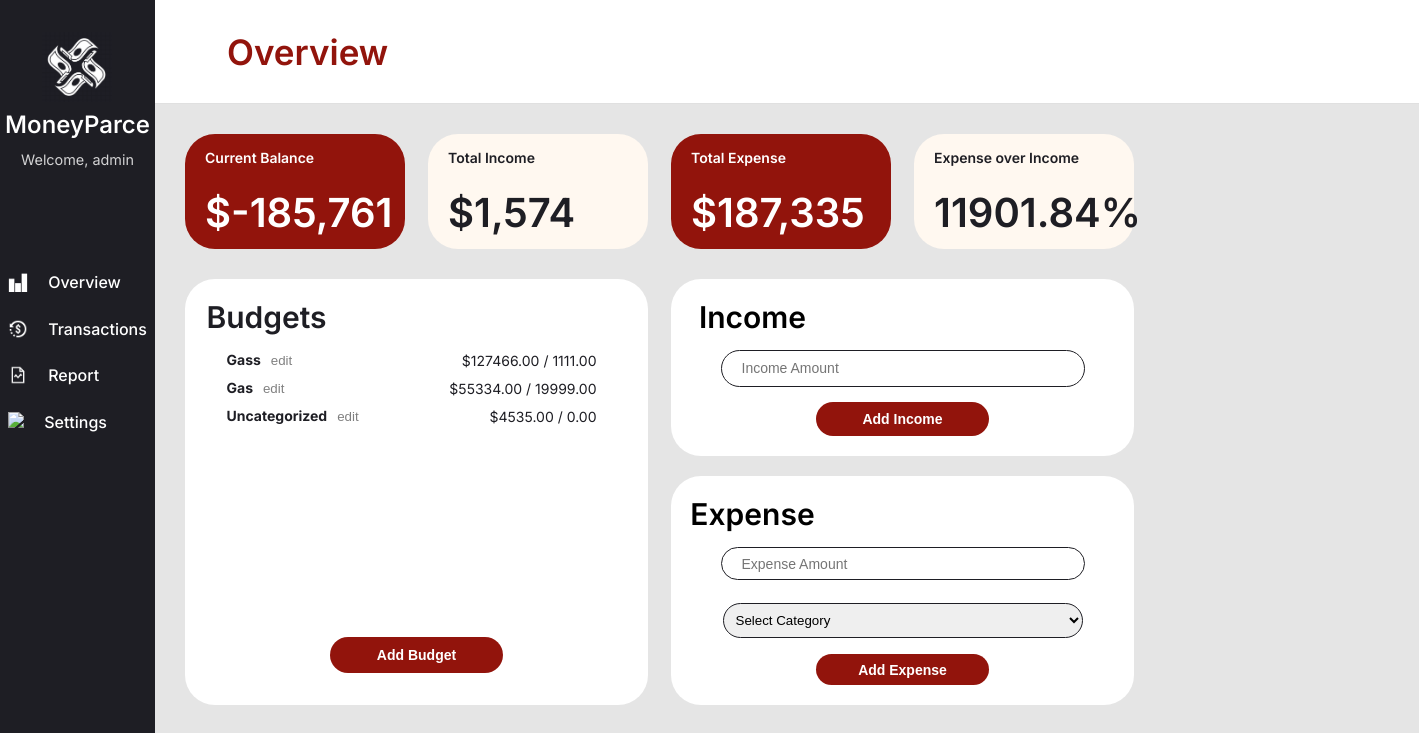
The app's page /dashboard/ (signed in), older data.
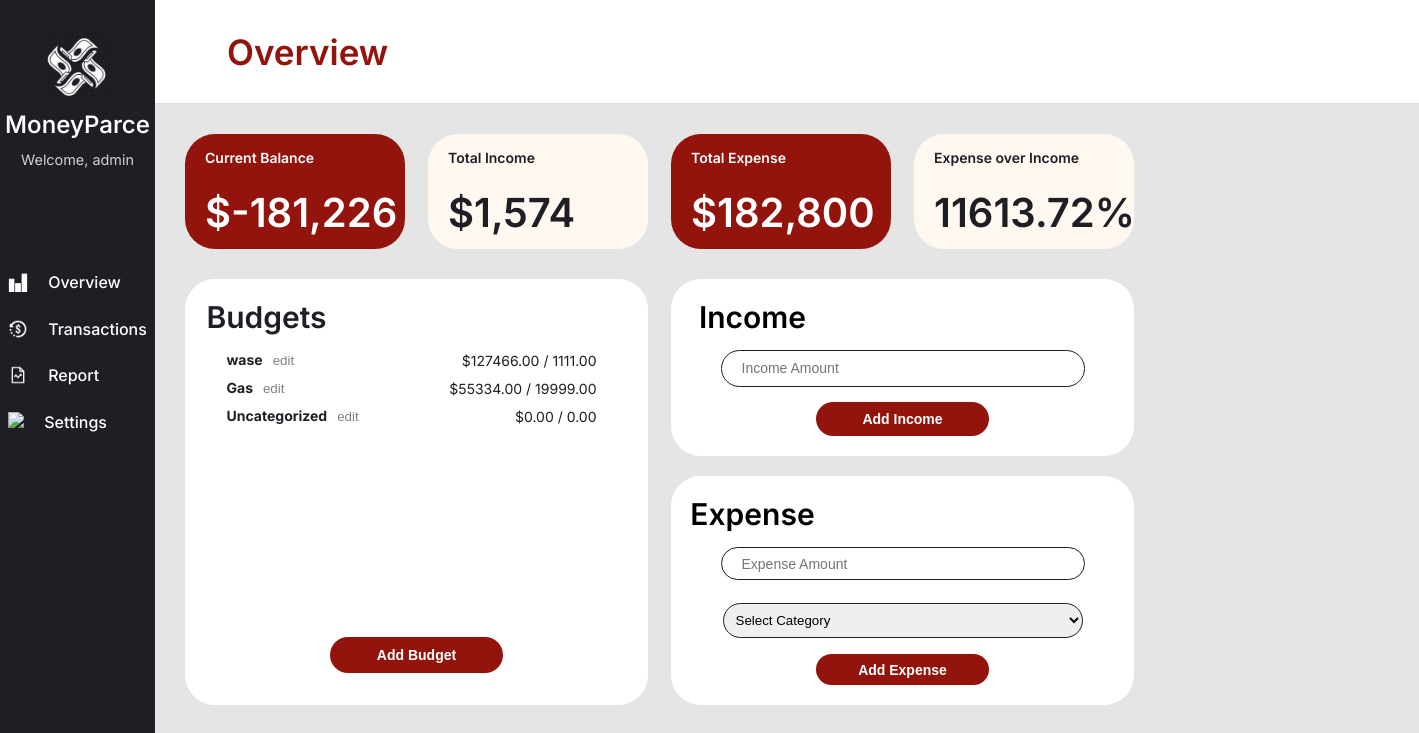
The same page, newer data.
### dashboard/models.py (models this page shows, shortened)
class Budget(models.Model):
    user         = models.ForeignKey(settings.AUTH_USER_MODEL,
                                     on_delete=models.CASCADE,
                                     null = True,
                                     related_name='budgets')
    name         = models.CharField(max_length=100)
    total_budget = models.DecimalField(max_digits=10, decimal_places=2)
    def expenses_total(self):
        return self.expenses.aggregate(total=Sum('amount'))['total'] or 0

### dashboard/views.py (the view, shortened to what this page needs)
# urls.py: path('', views.dashboard_view, name='dashboard'),
@login_required
def dashboard_view(request):
    incomes = Income.objects.filter(user=request.user)
    expenses = Expense.objects.filter(user=request.user)
    budgets = Budget.objects.filter(user=request.user).order_by('id')
    total_income_raw = sum(i.amount for i in incomes)
    total_expenses_raw = sum(e.amount for e in expenses)
    remaining_balance_raw = total_income_raw - total_expenses_raw
    total_income = int(total_income_raw)
    total_expenses = int(total_expenses_raw)
    remaining_balance = int(remaining_balance_raw)
    total_income_fmt = intcomma(total_income)
    total_expenses_fmt = intcomma(total_expenses)
    remaining_balance_fmt = intcomma(remaining_balance)
    if total_income_raw > 0:
        expense_over_income_raw = (total_expenses_raw / total_income_raw) * 100
    else:
        expense_over_income_raw = 0.00
    expense_over_income = f"{expense_over_income_raw:.2f}%"
    return render(request, 'dashboard/dashboard.html', {
        'total_income': total_income_fmt,
        'total_expenses': total_expenses_fmt,
        'remaining_balance': remaining_balance_fmt,
        'expense_over_income': expense_over_income,
        'budgets': budgets,
    })

### dashboard/templates/dashboard/dashboard.html (shortened to what this page needs)
{% extends 'base.html' %}
{% load static %}
{% block page_title %}
  Overview
{% endblock %}
{% block content %}
<div class="innerWrapper">
  <div class="totalContainer">
    <div class="totalRed">
      <div class="totalTitle">Current Balance</div>
      <div class="totalText">${{ remaining_balance }}</div>
    </div>
    <div class="totalBeige">
      <div class="totalTitle">Total Income</div>
      <div class="totalText">${{ total_income }}</div>
    </div>
    <div class="totalRed">
      <div class="totalTitle">Total Expense</div>
      <div class="totalText">${{ total_expenses }}</div>
    </div>
    <div class="totalBeige">
      <div class="totalTitle">Expense over Income</div>
      <div class="totalText">{{ expense_over_income }}</div>
    </div>
  </div>
  <div class="whiteBoxWrapper">
    <div class="whiteBox">
      <div class="whiteBoxTitle">Budgets</div>
      <ul class="budgetList">
        {% for budget in budgets %}
        <div class="budgetListDiv">
          <div>
            <strong>{{ budget.name }}</strong>
            <button class="smallLink"
                    onclick="editBudget('{{ budget.id }}',
                                        '{{ budget.name|escapejs }}',
                                        '{{ budget.total_budget }}')">
              edit
            </button>
          </div>
          <div>${{ budget.expenses_total|floatformat:2 }} / {{ budget.total_budget }}</div>
        </div>
        {% empty %}<div class="totalTitle">* No budgets yet.</div>{% endfor %}
      </ul>
      <button type="button" class="addBtn" onclick="toggleBudgetForm()">Add Budget</button>
    </div>
    <form method="POST">
      <div class="incomeBox">
        <div class="whiteBoxTitle">Income</div>
        <input class="inputBox" type="text" name="income_amount" placeholder="Income Amount">
        <button class="addBtn" type="submit" name="submit_income">Add Income</button>
      </div>
      <div class="expenseBox">
        <div class="whiteBoxTitle">Expense</div>
        <input class="inputBox" type="text" name="expense_amount" placeholder="Expense Amount">
        <select class="selectBox" name="expense_budget">
          <option value="">Select Category</option>
        </select>
        <button class="addBtn" type="submit" name="submit_expense">Add Expense</button>
      </div>
    </form>
  </div>
</div>
{% endblock content %}

### dashboard/templates/base.html (shortened to what this page needs)
<!DOCTYPE html>
<html>
{% load static %}
<head>
  <link rel="stylesheet"
        type="text/css"
        href="{% static 'css/style.css' %}" />
</head>
<body>
  <div class="sideBar">
    <div class="sideBarHeader">
      <img src="{% static 'img/logo.png' %}" style="height: 70px" />
      <div id="LogoName">MoneyParce</div>
      <p>Welcome, {% if user.is_authenticated %}{{ user.username }}{% else %}User{% endif %}</p>
    </div>
    <div class="navigator">
      <a class="sideBarText" href="{% url 'dashboard' %}">
        <div class="navDiv">
          <img src="{% static 'img/overview.png' %}" style="height: 20px; margin-right: 20px;" />
          <div class="sideBarText">Overview</div>
        </div>
      </a>
      <a class="sideBarText" href="{% url 'transactions_history' %}">
        <div class="navDiv">
          <img src="{% static 'img/tran.png' %}" style="height: 20px; margin-right: 20px;" />
          <div class="sideBarText">Transactions</div>
        </div>
      </a>
      <a class="sideBarText" href="{% url 'budget_summary' %}">
        <div class="navDiv">
          <img src="{% static 'img/report.png' %}" style="height: 20px; margin-right: 20px;" />
          <div class="sideBarText">Report</div>
        </div>
      </a>
      <a class="sideBarText" href="{% url 'settings' %}">
        <div class="navDiv">
          <img src="{% static 'img/settings.png' %}" style="height: 20px; margin-right: 20px;" />
          <div class="sideBarText">Settings</div>
        </div>
      </a>
        </div>
    </div>
    <div class="mainWrapper">
      <div class="header">
        <div class="pageTitle">{% block page_title %}{% endblock %}</div>
      </div>
        {% block content %} {% endblock content %}
    </div>
</body>
</html>

### dashboard/static/css/style.css (style rules this page uses)
body { font-family: "Inter", sans-serif; background-color: #e5e5e5; display: flex; flex-direction: row; margin:0; }
.sideBar { background-color: #1E1E24; display:flex; flex-direction: column; align-items: center; color: white; width: 250px; height:100vh; display: flex; }
.sideBarHeader { display: flex; flex-direction: column; align-items: center; justify-content: center; text-align: center; margin-top: 2rem; margin-bottom: 100px; }
.sideBarText { font-size: 16px; color: white; text-decoration: none; font-weight: 500; }
#LogoName { margin: 0.5rem 0; font-weight: 550; font-size: 1.5rem; }
.navigator { height: 160px; display:flex; flex-direction: column; justify-content: space-between; align-items: flex-start; }
.navDiv { display:flex; flex-direction: row; justify-content: center; align-items: flex-start; }
.header { background-color: white; height: 71px; width: 1200px; display: flex; flex-direction: row; align-items: center; }
.pageTitle { font-weight: 600; font-size: 35px; color:#92140C; margin-left: 40px; }
.sideBarHeader p { font-size: 0.9rem; opacity: 0.8; margin: 0.25rem 0; }
.innerWrapper { padding: 30px; }
.totalContainer { display: flex; flex-direction: row; align-items: center; justify-content: space-between; margin-bottom: 30px; width: 949px; }
.totalRed { width: 220px; height: 115px; border-radius: 30px; background-color: #92140C; color: white; font-weight: 600; display:flex; flex-direction: column; }
.totalBeige { width: 220px; height: 115px; border-radius: 30px; background-color: #FFF8F0; color: #1E1E24; font-weight: 600; display:flex; flex-direction: column; }
.totalTitle { margin-top: 15px; margin-bottom: 22px; padding-left: 20px; font-size: 14px; }
.totalText { padding-left: 20px; font-size: 40px; }
.whiteBoxWrapper { display:flex; flex-direction: row; justify-content: space-between; align-items: center; width: 949px; }
.whiteBox { background-color: white; color: #1E1E24; border-radius: 30px; width: 463px; height: 426px; display:flex; flex-direction: column; align-items: center; }
.whiteBoxTitle { font-size: 30px; font-weight: 600; margin-top: 20px; margin-right: 300px; }
.budgetList { height: 270px; width: 370px; margin-right: 50px; }
.budgetListDiv { font-size: 14px; margin-bottom: 10px; display:flex; flex-direction: row; justify-content: space-between; align-items: center; }
.addBtn { width: 173px; height: 36px; font-size:14px; font-weight:600; background-color: #92140C; color: white; border-radius: 30px; border: none; cursor: pointer; margin-bottom: 20px; }
.smallLink { border: none; background-color: white; color: grey; }
select { width: 100%; padding: 0.5rem; margin-top: 0.5rem; margin-bottom: 1rem; border: 1px solid #ccc; border-radius: 6px; }
.incomeBox { background-color: white; width: 463px; height: 177px; border-radius: 30px; display:flex; flex-direction: column; align-items: center; margin-bottom: 20px; }
.inputBox { width: 340px; height: 35px; font-size:14px; border-radius: 30px; margin-top: 15px; margin-bottom: 15px; padding-left: 20px; border: 1px solid #1E1E24; }
.expenseBox { width: 463px; height: 229px; border-radius:30px; background-color: white; display:flex; flex-direction: column; align-items: center; }
.selectBox { width: 360px; height: 35px; border-radius: 30px; border: 1px solid #1E1E24; }
.header { background-color: white; padding: 1rem 2rem; border-bottom: 1px solid #e0e0e0; }

Row changes from the older to the newer data that the page shows:
changed Budget: name "Gass" → "wase"
computed for Budget "Uncategorized": expenses_total "4535.00" → "0.00"
Text that changed along with them:
{{ remaining_balance }}: "-185,761" → "-181,226"
{{ total_expenses }}: "187,335" → "182,800"
{{ expense_over_income }}: "11901.84%" → "11613.72%"
